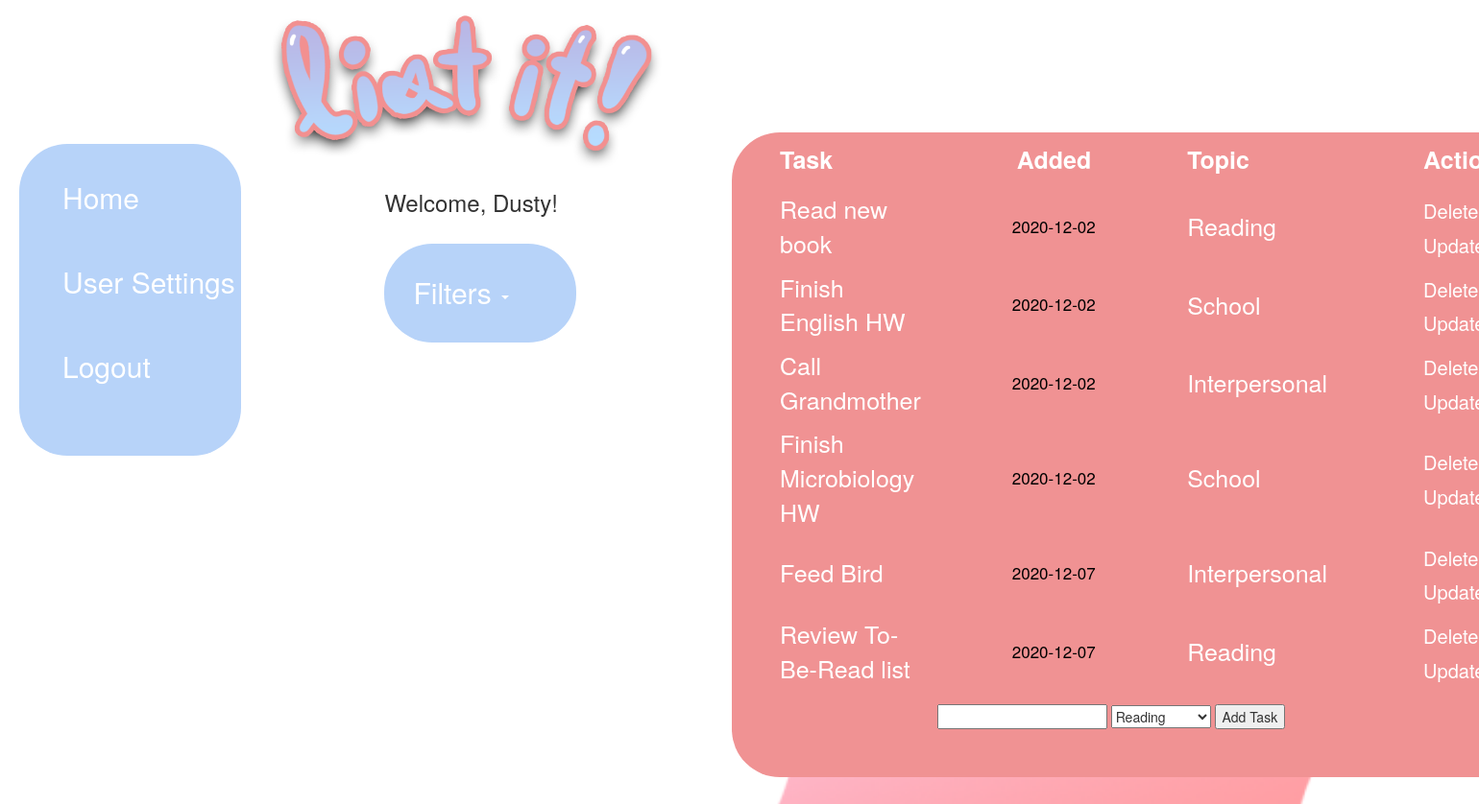
The page / (signed in) on the database its author committed.
### app.py (models this page shows, shortened)
class User(UserMixin, db.Model):
    __tablename__ = 'users'
    id = db.Column(db.Integer, primary_key=True)
    email = db.Column(db.String(64), unique=True, index=True)
    username = db.Column(db.String(64), unique=True, index=True)
    password = db.Column(db.String(64), index=True)
    password_hash = db.Column(db.String(128))
    tasks = db.relationship('Tasks', backref='user', lazy="dynamic")
    @property
    def password(self):
        raise AttributeError("Password is not a readable attribute.")
    @password.setter
    def password(self, password):
        self.password_hash = generate_password_hash(password)

class Tasks(db.Model):
    __tablename__ = 'tasks'
    id = db.Column(db.Integer, primary_key=True)
    content = db.Column(db.String(200), nullable=False)
    date_created = db.Column(db.DateTime, default=datetime.utcnow)
    user_id = db.Column(db.Integer, db.ForeignKey('users.id'))
    topic = db.Column(db.String(200), nullable=True)

### app.py (the view, shortened to what this page needs)
@app.route('/', methods=['POST', 'GET'])
def index():
    if request.method == 'POST':
        task_content = request.form['content']
        task_topic = request.form['filter']
        if task_topic == "custom":
            new_task = Tasks(content=task_content, user=current_user._get_current_object(), topic=request.form['custom_filter'])
        else:
            new_task = Tasks(content=task_content, user=current_user._get_current_object(), topic=task_topic)
        try:
            db.session.add(new_task)
            db.session.commit()
            return redirect('/final/') #for DigScholar this will be 'return redirect('/final')
        except:
            return 'There was an issue adding your task :('
    else:
        if current_user.is_authenticated:
            full_tasks = Tasks.query.filter_by(user=current_user).order_by(Tasks.date_created).all()
            topics = []
            for f_task in full_tasks:
                topics.append(f_task.topic)
            topics = set(topics)
            tasks = full_tasks
        return render_template('index.html', tasks=tasks, full_tasks=full_tasks, topics=topics)
    if request.method == 'GET':
        pass
    return render_template('index.html')

### app.py (called while the page is built)
@login_manager.user_loader
def load_user(user_id):
    return User.query.get(int(user_id))

### templates/index.html (shortened to what this page needs)
{% extends 'base.html' %}
{% block logo %}
{% if selected_topic == null %}
    {{ super() }}
{% else %}
<a href="#"><img src="../../final/static/images/list_it_logo.png" alt="List it!"></a>
{% endif %}
{% endblock %}
{% block head %}
    {{ super() }}
{% endblock %}
{% block filter %}
{% if current_user.is_authenticated %}
    <li class = "dropdown">
        <a class="dropdown-toggle" data-toggle="dropdown" href="#">Filters
            <span class="caret"></span>
        </a>
    </li>
{% endif %}
{% endblock %}
{% block page_content %}
<div class="content">
    <div class="container-fluid bg-1 text-center">
    </div>
    {% if current_user.is_authenticated %}
    <div class = table-wrapper>
    {% if tasks|length >= 1 %}
    <div class="fontmain">
    <table class="newtable">
        <thread>
            <tr>
                <th>Task</th>
                <th>Added</th>
                <th>Topic</th>
                <th>Actions</th>
            </tr>
        </thread>
        <tbody>
            {% for task in tasks %}
                {% if task.user.username == current_user.username %}
                <tr>
                    <td class = "task">{{ task.content }}</td>
                    <td class = "date">{{ task.date_created.date() }}</td>
                    <td class = "topic" style="text-transform:capitalize;"><a href="/final/filter/{{task.topic}}">{{ task.topic }}</a></td>
                    <td>
                        {% if selected_topic == null %}
                        <a href="/final/delete/{{task.id}}">Delete</a>
                        {% else %}
                        <a href="/final/{{selected_topic}}/delete/{{task.id}}">Delete</a>
                        {% endif %}
                        {% if selected_topic == null %}
                        <a href="/final/update/{{task.id}}">Update</a>
                        {% else %}
                        <a href="/final/{{selected_topic}}/update/{{task.id}}">Update</a>
                        {% endif %}
                    </td>
                </tr>
                {% endif %}
            {% endfor %}
        </tbody>
    </table>
    </div>
    {% else %}
    <h4> There are no tasks. Create one below!</h4>
    {% endif %}
    {% if selected_topic == null %}
    <form action='/final/' method="POST">
        <input type="text" name="content" id="content">
        <select id="filter" name="filter" onchange="checkCustom(this)" style="text-transform: capitalize;">
            {% set ct = 0 %}
            {% for topic in topics %}
            {% if ct == 0 %}
            <option value = "{{ topic }}" style="text-transform:capitalize;" selected>{{ topic }}</li>
            {% set ct = 1 %}
            {% else %}
            <option value = "{{ topic }}" style="text-transform:capitalize;">{{ topic }}</li>
            {% endif %}
            {% endfor %}
        </select>
        <input type="submit" value="Add Task">
    </form>
    {% else %}
    <form action='/final/filter/{{selected_topic}}' method="POST">
        <input type="text" name="content" id="content">
        <input type="submit" value="Add Task">
    </form>
    {% endif %}
</div>
    {% endif %}
</div>
{% endblock %}

### templates/base.html (shortened to what this page needs)
{% extends "bootstrap/base.html" %}
{% block head %}
    {{ super() }}
    <!DOCTYPE html>
    <link rel="stylesheet" href="{{ url_for('static', filename='styles/styles.css')}}">
{% endblock %}
{% block navbar %}
<div class="navbar navbar-inverse fontmain">
    <div class="container-fluid">
        <ul class="nav-updated">
            <li><a href="/final/">Home</a></li>
            {% if current_user.is_authenticated %}
            <li class><a href="{{ url_for('about') }}">User Settings</a></li>
            <li><a href="{{ url_for('logout') }}">Logout</a></li>
            {% else %}
            <li><a href="{{ url_for('login') }}">Login</a></li>
            <li><a href="{{ url_for('register') }}">Sign Up</a></li>
            {% endif %}
        </ul>
    </div>
</div>
<div class ="filter_div fontmain">
<div>
    {% block logo %}
    <a href="#"><img src="../final/static/images/list_it_logo.png" alt="List it!"></a>
    {% endblock %}</div>
    <div class = "filter-area fontmain">
        <h3>Welcome, {% if current_user.is_authenticated %} {{ current_user.username }}!{% else %} please login.{% endif %}</h3>
        {% block filter %}
        {% endblock %}
    </div>
</div>
{% endblock %}
{%block content %}
<div class="container">
    {% block page_content %} {% endblock %}
</div>
{% endblock %}

### static/styles/styles.css (style rules this page uses)
body { background-image: url("../images/background_sprite.png"); background-repeat: no-repeat; background-attachment: fixed; background-size: cover; }
.navbar-inverse { border-style: none; border-radius: 0px; height: 325px; display: flex; position: fixed; background-color: #b7d3f9; width: 15%; border-radius: 50px; margin: 20px; margin-top: 150px; }
.container-fluid { height: 10px; display: flex; flex-direction: column; margin-right: 0px; margin-left: 0px; padding-left: 0px; padding-right: 0px; width: 100%; }
.dropdown { padding-right: 15px; background-color: #b7d3f9; padding:30px; border-radius: 50px; max-width: 200px; font-size: 13px; }
.container { margin-right: none; margin-left: 30%; }
.nav-updated a { color: white; }
.nav-updated li { margin-bottom: 35px; margin-left: 5px; margin-top: 25px; padding-top: 10px; }
.nav-updated { color: white; list-style-type: none; font-size: 30px; }
img { width:100%; }
.filter_div { margin-left: 17%; position: fixed; max-width: 30%; }
.filter-area { margin-left: 30%; }
.filter-area h3 { margin-bottom: 30px; }
.filter-area a { color: white; font-size: 30px; }
li { list-style-type: none; }
.newtable { margin-top: 15%; font-size: 25px; color: white; margin-bottom: 15px; }
td,th { height: 57px; padding: 5px; padding-left: 50px; padding-right: 50px; }
table a { color: white; font-size: 20px; }
tr { height:56px; }
form { margin-left: 25%; margin-bottom: 575px; padding-bottom: 50px; }
.table-wrapper { background-color:#f09293; margin-left: 25%; width: 75%; border-radius: 50px; }
.date { color: black; font-size: 17px; padding-left: 45px; padding-right: 0px; }
.task { max-width: 444px; }
.topic a { font-size: 25px; }

### rows shown on the page
User: username "Dusty"
Tasks: content "Read new book", date_created "2020-12-02", topic "Reading"
Tasks: content "Finish English HW", date_created "2020-12-02", topic "School"
Tasks: content "Call Grandmother", date_created "2020-12-02", topic "Interpersonal"
Tasks: content "Finish Microbiology HW", date_created "2020-12-02", topic "School"
Tasks: content "Feed Bird", date_created "2020-12-07", topic "Interpersonal"
Tasks: content "Review To-Be-Read list", date_created "2020-12-07", topic "Reading"

### other values the page prints
form field filter "Reading"
